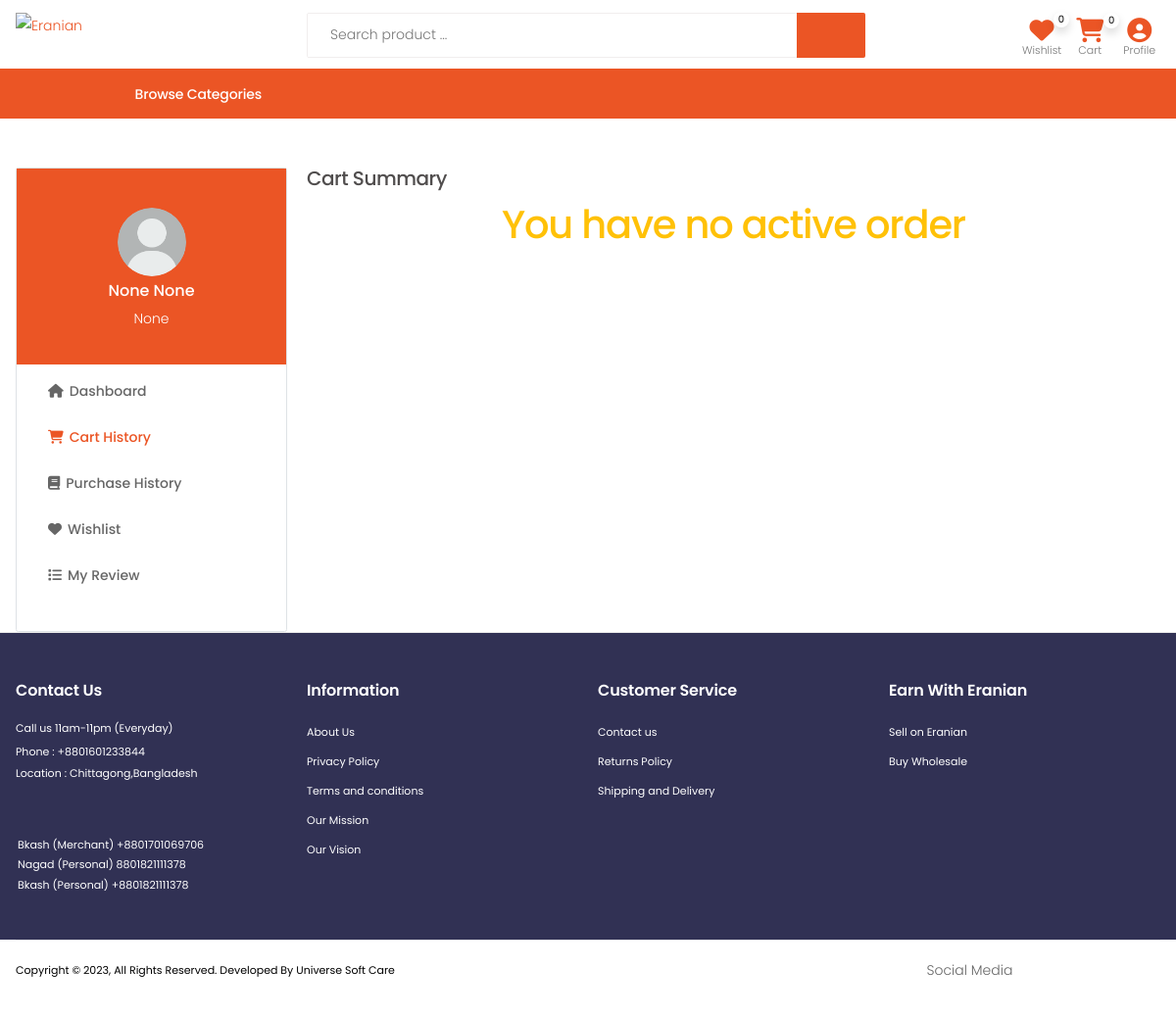
Page /cart_summary (signed in) on the committed database.
### userapp/models.py (models this page shows, shortened)
class User(AbstractBaseUser, PermissionsMixin):
    email = models.EmailField(unique=True)
    username = None
    first_name = models.CharField(max_length=30, null=True, blank=True)
    last_name = models.CharField(max_length=30, null=True, blank=True)
    phone = models.CharField(max_length=15, unique=True, null=True, blank=True)
    is_active = models.BooleanField(default=True)
    is_staff = models.BooleanField(default=False)
    is_customer = models.BooleanField(default=False)
    is_vendor = models.BooleanField(default=False)
    is_employee = models.BooleanField(default=False)
    date_joined = models.DateTimeField(default=timezone.now)
    objects = CustomUserManager()
    USERNAME_FIELD = 'email'
    REQUIRED_FIELDS = []

class Profile(models.Model):
    user                = models.OneToOneField(User, on_delete=models.CASCADE, max_length=1)
    image               = models.ImageField(upload_to="profilepicture", default='no_img.png')
    date_of_birthday    = models.DateField(auto_now_add=False,blank=True,null=True)
    phone               = models.CharField(max_length=15,unique=True,blank=True,null=True)
    permanent_address   = models.CharField(max_length=100,blank=True,null=True)
    present_address     = models.CharField(max_length=100,blank=True,null=True)
    class Meta:
        verbose_name_plural = "Customer Profile"

### store/models.py (models this page shows, shortened)
class Order(models.Model):
    user = models.ForeignKey(settings.AUTH_USER_MODEL,
                             on_delete=models.CASCADE)
    items = models.ManyToManyField(OrderItem)
    ordered_date = models.DateTimeField()
    order_complate_date = models.DateTimeField(
        auto_now=False, auto_now_add=False, blank=True, null=True)
    order_status = models.CharField(
        max_length=150, choices=Order_Status, default='pending')
    total_order_amount = models.CharField(
        max_length=150, blank=True, null=True)
    paid_amount = models.CharField(max_length=150, default=0)
    due_amount = models.CharField(max_length=150, default=0)
    ordered = models.BooleanField(default=False)
    orderId = models.CharField(max_length=150, blank=True, null=True)
    paymentId = models.CharField(max_length=150, blank=True, null=True)
    coupon = models.ForeignKey(
        'Coupon', on_delete=models.SET_NULL, blank=True, null=True)
    shipping_address = models.ForeignKey(
        ShipingAddress, on_delete=models.CASCADE, blank=True, null=True)
    payment_option = models.CharField(max_length=150)
    order_read_status = models.BooleanField(default=False)
    redx_percel_traking_number = models.CharField(
        max_length=150, blank=True, null=True)
    others_transport_trakink_url = models.URLField(
        max_length=200, blank=True, null=True)
    class Meta:
        ordering = ['-id']

### store/views.py (the view)
# urls.py: path("cart_summary",login_required(CartSummary,login_url='/customer-login/'), name="cart-summary"),
@login_required
def CartSummary(request):
    try:
        order =Order.objects.get(user=request.user, ordered=False)
        form = CouponCodeForm(request.POST or None)
        context={
            'order':order,
            'form':form,
        }
        return render(request, 'store/cart_summary.html', context)
    except ObjectDoesNotExist:
        return redirect('/')

### store/template/store/cart_summary.html (shortened to what this page needs)
{% extends 'store/base.html' %}
{% load static %}
{% block content %}
<div class="container mt-5">
	<div class="row">
		<div class="col-md-3 d-none d-md-block">
			<div class="card border rounded">
				<div class="card-profile ">
					<img class="mx-auto mt-4 rounded-circle" src="{{ user.profile.image.url }}" alt=""
						style="height: 70px ; width: 70px;">
					<p style="text-align:center ; font-size: 16px; font-weight: 500;">
						{{ user.first_name }} {{user.last_name }}</p>
					<p style="text-align:center ;">{{ user.username }}</p>
				</div>
				<div class="card-body">
					<nav class="mobile-cats-nav">
						<ul class="mobile-cats-menu dashboard-menu">
							<ul class="mobile-cats-menu dashboard-menu">
								<li><a href="{% url 'profile-dashboard' %}"><i
											class="fa-solid fa-house"></i>Dashboard</a></li>
								<li class="m-active"><a href="{% url 'cart-summary' %}"><i
											class="fa-solid fa-cart-shopping"></i>Cart History</a></li>
								<li><a href="{% url 'order-summary' %}"><i class="fa-solid fa-book"></i>Purchase
										History</a></li>
								<li><a href="{% url 'wish-list' %}"><i class="fa-solid fa-heart"></i>Wishlist</a></li>
								<li><a href="{% url 'my-review' %}"><i class="fa-solid fa-list"></i>My Review</a></li>
							</ul>
						</ul>
					</nav>
				</div>
			</div>
		</div>
		<div class="col-md-9">
			<h5>Cart Summary</h5>
			{% if order.items.all %}
			<div class="row">
				<div class="col-12">
					<table class="table table-cart table-mobile">
						<thead>
							<tr>
								<th class="pr-4 pr-lg-5">Product</th>
								<th class="pr-4 pr-lg-5">Color</th>
								<th class="pr-4 pr-lg-5">Size</th>
								<th class="pr-4 pr-lg-5">Price</th>
								<th class="pr-4 pr-lg-5">Quantity</th>
								<th class="pr-4 pr-lg-5">Total</th>
								<th class="pr-4 pr-lg-5">Action</th>
							</tr>
						</thead>
						<tbody>
							{% for p in order.items.all %}
							<tr>
								<td class="product-col">
									<div class="product">
										<figure class="product-media">
											<a href="{% url 'product-detail' p.item.slug %}">
												<img src="{{ p.item.image.url }}" alt="Product image">
											</a>
										</figure>
										<h3 class="product-title col-sm-12 col-md-6 col-lg-6">
											<a href="{% url 'product-detail' p.item.slug %}">
												{{ p.item.product_name}}</a>
										</h3>
									</div>
								</td>
								{% for q in p.variation.all %}
								<td>
									<div>
										{% if q.category == 'color' %}
										<span class="color-col text-dark  text-center">{{ q.title }}</span>
										{% endif %}
									</div>
								</td>
								<td>
									<div>
										{% if q.category == 'size' %}
										<span class="color-col text-dark  text-center">{{ q.title }}</span>
										{% endif %}
									</div>
								</td>
								{% endfor %}
								<td style="color:rgb(0 0 0);">
									{% if p.item.discount_price %}
									৳{{ p.item.discount_price }}
									{% else %}
									৳{{ p.item.price }}
									{% endif %}
								</td>
								<td class="quantity-col text-center">
									<div class="cart-product-quantity">
										<a href="{% url 'Prduct-Quantity-Decrementr' p.item.slug %}"><i
												class="fa-solid fa-minus"></i></a>
										<p style='color:black;'>{{ p.quantity }}</p>
										<a style="font-size: 15px;"
											href="{% url 'Prduct-Quantity-Increment' p.item.slug %}"><i
												class="fa-solid fa-plus"></i></a>
									</div>
								</td>
								<td style="color:rgb(0 0 0);">৳{{ p.get_subtotal }} <span>
										{% if p.item.discount_price %}
										saving(৳{{ p.saving_price }} )<br>{{ p.saving_percent|floatformat:"2" }}%
										{% endif %}</span></td>
								<td class="remove-col"><a href="{% url 'remove-form-cart' p.item.slug %}"
										class="btn-remove"><i class="icon-close"></i></a></td>
							</tr>
							{% endfor %}
						</tbody>
					</table>
					<div class="cart-bottom">
						<div class="cart-discount">
							<form action="{% url 'add-coupon' %}" method="POST">
								{% csrf_token %}
								<div class="input-group">
									{{ form.code }}
									<div class="input-group-append">
										<button style="background-color:#eb5525 ;color: white;" class="btn"
											type="submit"><i class="icon-long-arrow-right"></i></button>
									</div>
								</div>
							</form>
						</div>
					</div>
				</div>
				<aside class="col-12">
					<div class="summary summary-cart">
						<table class="table table-summary">
							<tbody>
								<tr class="summary-subtotal">
									<td>Total Item Price:</td>
									<td>৳{{ order.get_total }} </td>
								</tr>
								{% if order.coupon %}
								<tr class="summary-shipping-row">
									<td>
										<label class="custom-control-label" for="express-shipping">Coupon :
											{{order.coupon.code}}</label>
									</td>
									<td>- ৳{{ order.coupon.amount }} </td>
								</tr>
								{% endif %}
							</tbody>
						</table>
						<a style="background-color:#eb5525 ;color: white;" href="{% url 'address' %}"
							class="btn btn-outline-primary-2 btn-order btn-block">PROCEED TO CHECKOUT</a>
					</div>
					<a style="background-color:white ;color: #eb5525;" href="{% url 'shop' %}"
						class="shadow btn btn-outline-dark-2 btn-block mb-3"><span>CONTINUE SHOPPING</span><i
							class="icon-refresh"></i></a>
				</aside>
			</div>
			{% else %}
			<h2 class="text-center text-warning">You have no active order</h2>
			{% endif %}
		</div>
	</div>
</div>
{% endblock %}

### store/template/store/includes/navbar.html (shortened to what this page needs)
{% load static %}
{% load desktop_menu %}
{% load top_category %}
{% load cart_view %}
{% load cart_count %}
{% load wish_list_product_count %}
{% load campaign %}
{% load logo %}
<header class="header header-10 header-intro-clearance desktop">
  <div class="header-middle sticky-header mx-auto ">
    <div class="container">
      <div class="header-left py-auto">
        <a href="{% url 'home' %}" class="logo">
          <img src="{% static 'store/images/eranian.png' %}" alt="Eranian">
        </a>
      </div>
      <div class="header-center">
        <div class="header-search header-search-extended header-search-visible header-search-no-radius">
          <form action="{% url 'search' %}" method="GET">
            <div class="header-search-wrapper search-wrapper-wide" style="margin-top: -10px;">
              <input type="search" class="form-control" name="q" id="q" placeholder="Search product ..." required>
              <button class="btn" type="submit" style="background-color:#eb5525 ;"><i
                  style="color: white; font-size: 25px; font-weight: 700;" class="icon-search"></i></button>
            </div>
          </form>
        </div>
      </div>
      <div class="header-right">
        <div class="header-dropdown-link" style="margin-top: -5px;">
          <a href="{% url 'wish-list' %}" class="wishlist-link">
            <i style="color:#eb5525; font-size: 25px;" class="fa-solid fa-heart"></i>
            <span class="wishlist-count shadow">{{ request.user|wish_list_product_count }}</span>
            <span class="wishlist-txt">Wishlist</span>
          </a>
          <div class="dropdown cart-dropdown mx-2">
            <a href="{% url 'cart-summary' %}" class="dropdown-toggle" role="button" aria-haspopup="true"
              aria-expanded="false" data-display="static">
              <i style="color:#eb5525; font-size: 25px;" class="fa-solid fa-cart-shopping"></i>
              <span class="cart-count shadow">{{ request.user|cart_count }}</span>
              <span class="cart-txt">Cart</span>
            </a>
          </div>
          <div class="dropdown user-profile cart-dropdown mx-2">
            <a class="dropdown-toggle" role="button" aria-haspopup="true" aria-expanded="false" data-display="static">
              <i style="color:#eb5525; font-size: 25px;" class="fa-solid fa-circle-user"></i>
              <span class="cart-txt">Profile</span>
            </a>
          </div>
        </div>
      </div>
    </div>
  </div>
  <div class="header-bottom container-fluid" style="border-top: 1px solid #eb5525;">
    <div class="row d-flex col-11 mx-auto">
      <div class="col-md-4 col-lg-3">
        {% if request.resolver_match.url_name == 'home' %}
        <div class="dropdown category-dropdown show is-on" data-visible="true">
          {% else %}
          <div class="dropdown category-dropdown is-on">
            {% endif %}
            <a href="#" class="dropdown-toggle" role="button" data-toggle="dropdown" aria-haspopup="true"
              aria-expanded="false" data-display="static" title="Browse Categories">
              <span class="pl-5" style="font-size: 14px;">Browse Categories</span>
            </a>
            </div>
          </div>
        </div>
      </div>
</header>

### rows in the picture
User: user|wish_list_product_count "0", user|cart_count "0", profile.image (placeholder picture), first_name "None", last_name "None", username "None"
